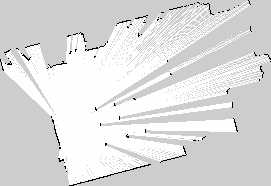
#> input picture tree_mapper/maps/may_29_8_51.pgm, 271 x 186 px
$ jupyter execute --allow-errors tree_testing.ipynb
#> lines starting #> are read from the running program, lines starting #| are printed output that depends on the picture; after the words box and inside, x2 and y2 are one past the last pixel; in counts of white or black regions, pixels touching at a corner belong together
[cell 1]
import cv2
import numpy as np
import pandas as pd
from plotnine import *
from scipy.spatial import KDTree
from scipy.stats import zscore
import math

[cell 2]
files_path = "tree_mapper/maps"

[cell 3]
# https://www.geeksforgeeks.org/python/circle-detection-using-opencv-python/
# Read image
images = ["/turtlebot_area.pgm", "/ulthwe_static_map.pgm", "/urukhai_dynamic_map.pgm",
          "/may_29_8_51.pgm", "/may_29_9_01.pgm"]
img = cv2.imread(files_path + images[3], cv2.IMREAD_GRAYSCALE)
#> img is the input picture: shape (186, 271); min 0, max 254, mean 220.9
output = cv2.cvtColor(img, cv2.COLOR_GRAY2RGB)

# Circle detection

[cell 4]
def convert_parameters_to_pixels(parameters: list):
#> called with parameters = (0.3, 0, 0.15)
    resolution = 0.04 #meters per pixel
    newParams = []
    for p in parameters:
        newParams.append(int(p * 1/resolution))
    return newParams

    #0.04m/p * p = m
    #1/0.04(m/p) = 1/0.04 p/m

params = (20, 6, 9)
params = (.3, 0, .15)

p2 = convert_parameters_to_pixels(params)
print(p2)

params = {'minDist': p2[0],'minRadius':  p2[1], 'maxRadius' : p2[2]}

[cell 5]
# Detect circles
circles = cv2.HoughCircles(
    img,
    cv2.HOUGH_GRADIENT,
    dp=4,
    minDist=params['minDist'],
    param1=10,
    param2=10,
    minRadius=params['minRadius'],
    maxRadius=params['maxRadius']
)
#> circles = 46 rows, first 8: [78, 34, 1.2], [106, 158, 1.2], [146, 130, 1.2], [6, 54, 1.2], [34, 62, 1.2], [62, 62, 1.2], [94, 178, 1.2], [102, 46, 1.2]

[cell 6]
circles[0][0][0]
#> Out = 78

[cell 7]
# Draw only the first detected circle
if circles is not None:
    print(circles)
#> (printed output is left out)
    for row in circles:
        print(row)
        for x, y, r in row:
            cv2.circle(output, (x, y), r, (0, 255, 0), 1)  # Circle outline
            cv2.circle(output, (x, y), 1, (0, 0, 255), 1)  # Center point
#> this loop made 1 pass
#> (printed output is left out)
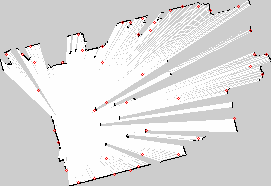
#> output: shape (186, 271, 3); 0.37% of pixels changed, all inside (x1, y1, x2, y2) = (5, 5, 268, 184)

[cell 8]
scale = 3
# Show result
scaled_output = cv2.resize(output, dsize=None, fx=scale,fy=scale, interpolation=cv2.INTER_NEAREST)
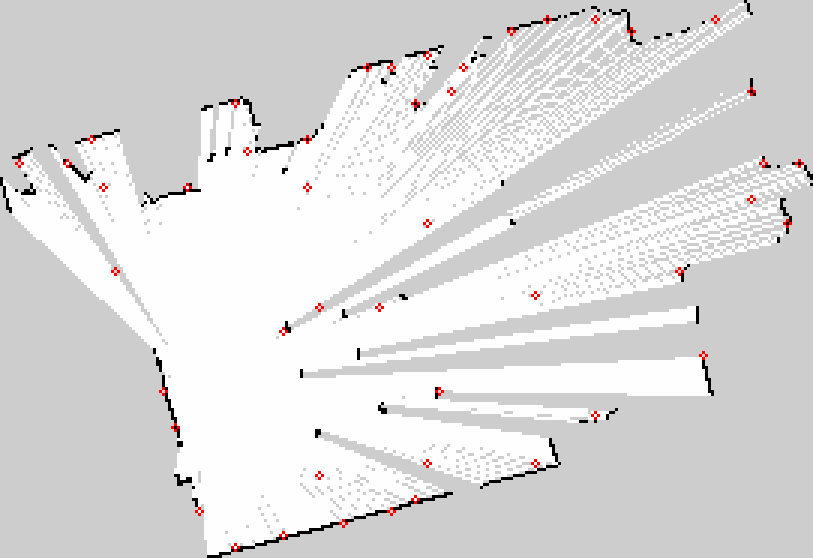
#> scaled_output: shape (558, 813, 3); mean B, G, R 220.2, 220.2, 221.2
# cv2.namedWindow("Detected Circles", cv2.WINDOW_NORMAL)
# cv2.resizeWindow("Detected Circles", 600, 600)
cv2.imshow('Detected Circles', scaled_output)
cv2.waitKey(0)
cv2.destroyAllWindows()

# Alternatives

[cell 9]
img2 = img.copy()
output2 = output.copy()

ret, thresh = cv2.threshold(img2, 126, 255, cv2.THRESH_BINARY_INV)
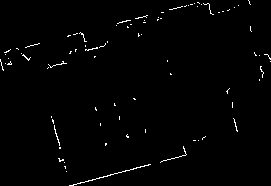
#> thresh: shape (186, 271); 1.2% white in thin lines or dots
contours, hierarchy = cv2.findContours(thresh, cv2.RETR_TREE, cv2.CHAIN_APPROX_SIMPLE)
#> contours = 84 contours, all with area under 20
cv2.imwrite("thesholded image.png", thresh)
cnts = contours
#> cnts = 84 contours, all with area under 20
if not isinstance(cnts, tuple):
    cnts = [cnts]
# epsilon = 0.1*cv2.arcLength(cnt,True)

# approx = cv2.approxPolyDP(cnt,epsilon,True)

filtered_cnts = []
trees = []
#> (the rest of this cell did not finish here and is left out)

$ run again, with tree_mapper/maps/custom_gazebo.pgm copied over tree_mapper/maps/may_29_8_51.pgm
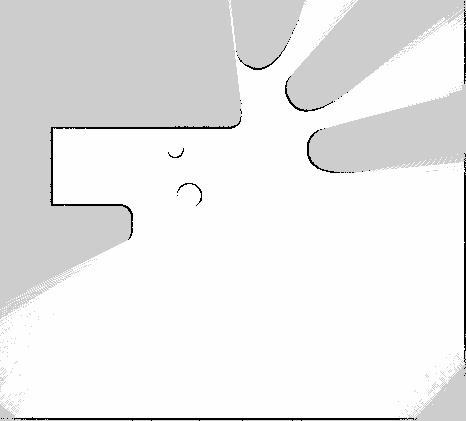
#> input picture tree_mapper/maps/custom_gazebo.pgm, 466 x 421 px
#> img is the input picture: shape (421, 466); min 0, max 254, mean 233.9
#> circles = 35 rows, first 8: [38, 318, 1.2], [6, 342, 1.2], [6, 354, 1.2], [10, 310, 1.2], [50, 134, 1.2], [50, 158, 1.2], [50, 182, 1.2], [58, 126, 1.2]
#> Out = 38
#> (printed output is left out)
#> the loop `for row in circles:` made 1 pass
#> (printed output is left out)
#> after the loop `for row in circles:`:
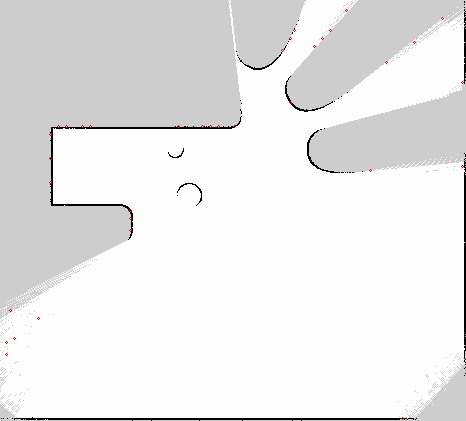
#> output: shape (421, 466, 3); 0.07% of pixels changed, all inside (x1, y1, x2, y2) = (5, 9, 464, 420)
#> `ret, thresh = cv2.threshold(img2, 126, 255, cv2.THRESH_BINARY_INV)`:
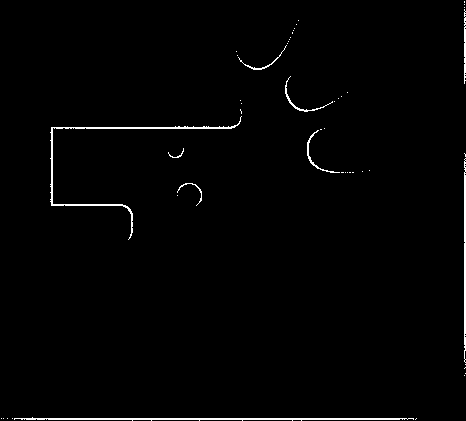
#> thresh: shape (421, 466); 1.3% white in thin lines or dots
#> contours = 50 contours, 42 with area under 20; largest, box (x1, y1, x2, y2) and area: (50, 116, 242, 240) 389, (14, 417, 414, 421) 384, (464, 158, 466, 363) 176, (307, 130, 340, 173) 60, (285, 76, 333, 112) 54, (464, 9, 466, 84) 53, (238, 45, 287, 70) 34, (177, 183, 202, 206) 21
#> cnts has the same summary as contours

$ run again, with tree_mapper/maps/may.pgm copied over tree_mapper/maps/may_29_8_51.pgm
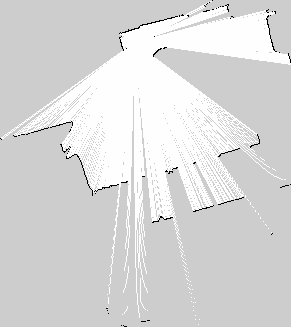
#> input picture tree_mapper/maps/may.pgm, 291 x 327 px
#> img is the input picture: shape (327, 291); min 0, max 254, mean 216.4
#> circles = 78 rows, first 8: [50, 126, 1.2], [138, 190, 1.2], [178, 146, 1.2], [26, 134, 1.2], [102, 162, 1.2], [106, 186, 1.2], [126, 246, 1.2], [162, 218, 1.2]
#> Out = 50
#> (printed output is left out)
#> the loop `for row in circles:` made 1 pass
#> (printed output is left out)
#> after the loop `for row in circles:`:
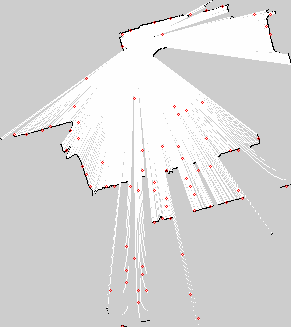
#> output: shape (327, 291, 3); 0.33% of pixels changed, all inside (x1, y1, x2, y2) = (13, 5, 288, 327)
#> `ret, thresh = cv2.threshold(img2, 126, 255, cv2.THRESH_BINARY_INV)`:
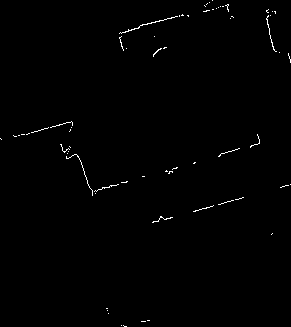
#> thresh: shape (327, 291); 0.61% white in thin lines or dots
#> contours = 68 contours, all with area under 20
